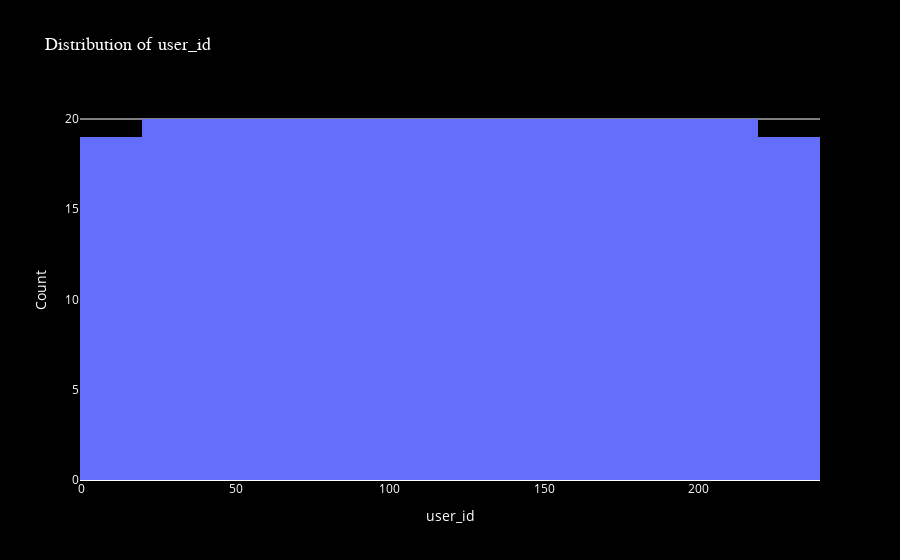
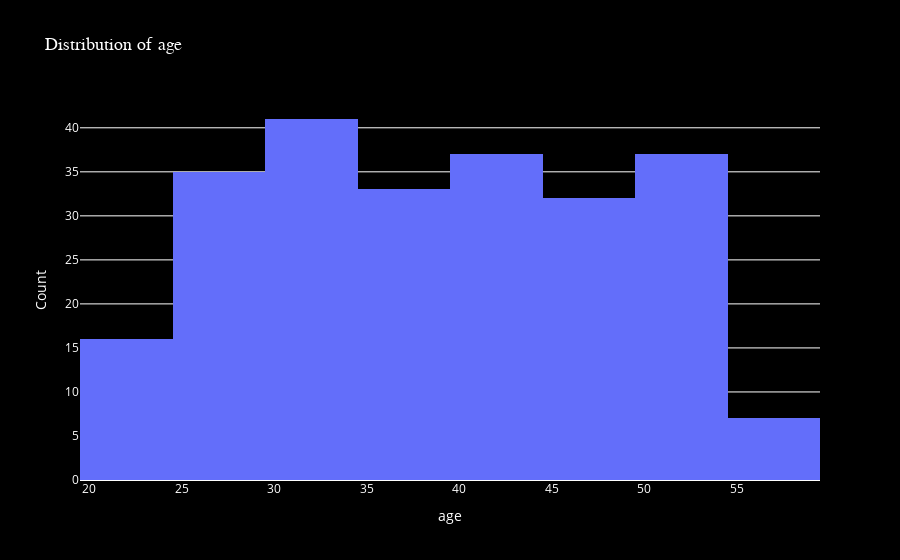
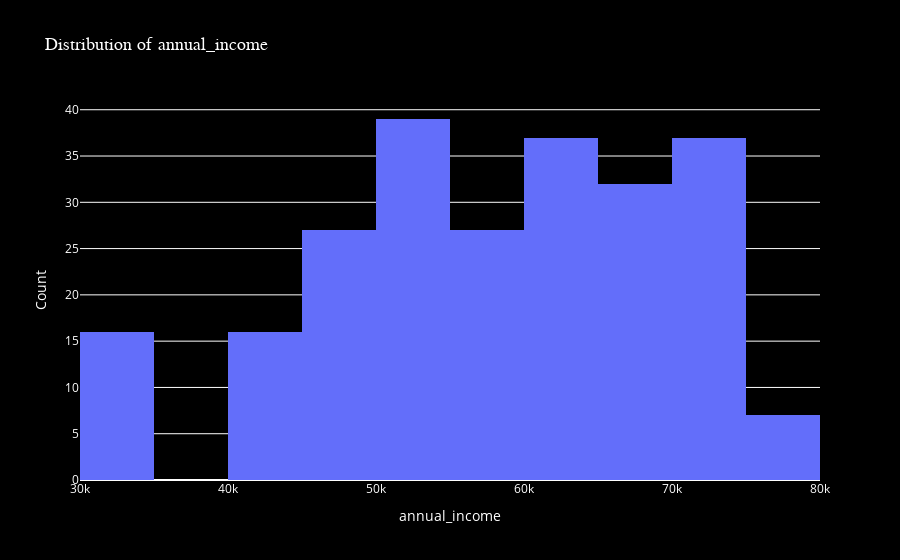
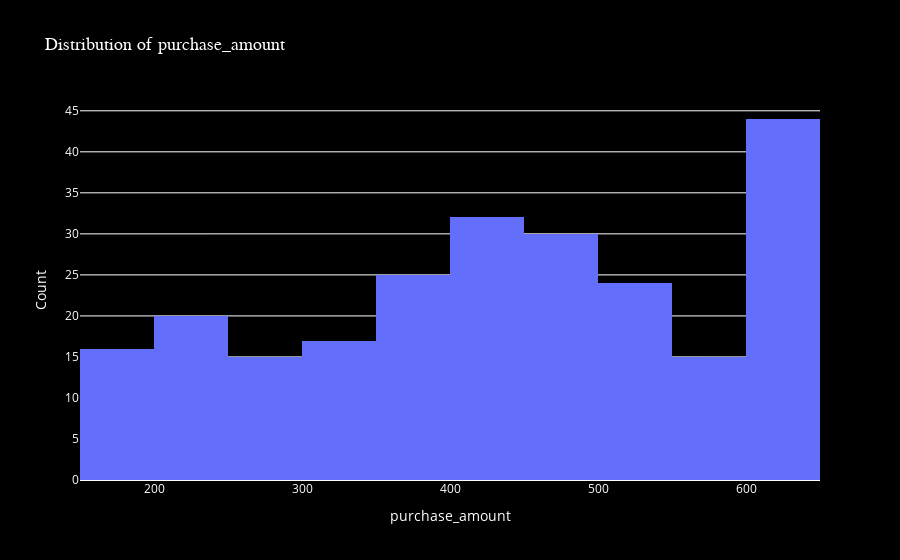

The code cell stored with these charts, in order, in its notebook:
### Code cell
import plotly.express as px
import pandas as pd

# Assuming df is already defined and contains the data

df
# Define the columns you want to plot
columns = ['user_id',
 'age',
 'annual_income',
 'purchase_amount',
 'loyalty_score',
 'region',
 'purchase_frequency']
# Iterate through each column and create a bar chart or histogram
for column in columns:
    try:
        if column not in df.columns:
            print(f"Column {column} does not exist in the DataFrame")
            continue
        
        # Check if the column is suitable for a bar chart
        if df[column].dtype == 'object' or df[column].dtype.name == 'category':
            # Count the occurrences of each unique value
            column_counts = df[column].value_counts().reset_index()
            column_counts.columns = [column, 'count']
            
            # Create a bar chart using plotly.express
            fig = px.bar(
                column_counts,
                 x=column,
                y='count',
                title=f'Distribution of {column}',
                labels={column: column, 'count': 'Count'},
                text='count'
            )
            
            # Update layout for better readability
            fig.update_layout(
                xaxis_title=column,
                yaxis_title='Count',
                paper_bgcolor='black',  # Background color of the paper
                plot_bgcolor='black',   # Background color of the plot area
                title_font=dict(size=18, family="Arial"),
                xaxis={'categoryorder': 'total descending'},
                font=dict(color='white')  # Font color for text in plots
            )
                
            
            # Show the figure
            fig.show()

        elif df[column].dtype in ['int64', 'float64']:
            # Create a histogram for numerical columns
            fig = px.histogram(
                df,
                x=column,
                title=f'Distribution of {column}',
                labels={column: column, 'count': 'Count'}
            )
            
            # Update layout for better readability
            fig.update_layout(
                xaxis_title=column,
                yaxis_title='Count',
                paper_bgcolor='black',  # Background color of the paper
                plot_bgcolor='black',   # Background color of the plot area
                title_font=dict(size=18, family="Arial"),
                font=dict(color='white')  # Font color for text in plots
            )
            
            # Show the figure
            fig.show()
    except Exception as e:
        print(f"Could not create plot for column {column}: {e}")

### Figure 1 — Plotly figure (JSON) as saved in the notebook; plotly's stock layout.template omitted (floating-point values rounded to 4 significant figures; data arrays with more than 128 entries replaced by an {"elided": "..."} marker saying what was removed)
{"data": [{"bingroup": "x", "hovertemplate": "user_id=%{x}<br>count=%{y}<extra></extra>", "legendgroup": "", "marker": {"color": "#636efa", "pattern": {"shape": ""}}, "name": "", "orientation": "v", "showlegend": false, "type": "histogram", "x": {"elided": "238 int values"}, "xaxis": "x", "yaxis": "y"}], "layout": {"barmode": "relative", "font": {"color": "white"}, "legend": {"tracegroupgap": 0}, "paper_bgcolor": "black", "plot_bgcolor": "black", "title": {"font": {"family": "Arial", "size": 18}, "text": "Distribution of user_id"}, "xaxis": {"anchor": "y", "domain": [0, 1], "title": {"text": "user_id"}}, "yaxis": {"anchor": "x", "domain": [0, 1], "title": {"text": "Count"}}}}

### Figure 2 — Plotly figure (JSON) as saved in the notebook; plotly's stock layout.template omitted (floating-point values rounded to 4 significant figures; data arrays with more than 128 entries replaced by an {"elided": "..."} marker saying what was removed)
{"data": [{"bingroup": "x", "hovertemplate": "age=%{x}<br>count=%{y}<extra></extra>", "legendgroup": "", "marker": {"color": "#636efa", "pattern": {"shape": ""}}, "name": "", "orientation": "v", "showlegend": false, "type": "histogram", "x": {"elided": "238 int values"}, "xaxis": "x", "yaxis": "y"}], "layout": {"barmode": "relative", "font": {"color": "white"}, "legend": {"tracegroupgap": 0}, "paper_bgcolor": "black", "plot_bgcolor": "black", "title": {"font": {"family": "Arial", "size": 18}, "text": "Distribution of age"}, "xaxis": {"anchor": "y", "domain": [0, 1], "title": {"text": "age"}}, "yaxis": {"anchor": "x", "domain": [0, 1], "title": {"text": "Count"}}}}

### Figure 3 — Plotly figure (JSON) as saved in the notebook; plotly's stock layout.template omitted (floating-point values rounded to 4 significant figures; data arrays with more than 128 entries replaced by an {"elided": "..."} marker saying what was removed)
{"data": [{"bingroup": "x", "hovertemplate": "annual_income=%{x}<br>count=%{y}<extra></extra>", "legendgroup": "", "marker": {"color": "#636efa", "pattern": {"shape": ""}}, "name": "", "orientation": "v", "showlegend": false, "type": "histogram", "x": {"elided": "238 int values"}, "xaxis": "x", "yaxis": "y"}], "layout": {"barmode": "relative", "font": {"color": "white"}, "legend": {"tracegroupgap": 0}, "paper_bgcolor": "black", "plot_bgcolor": "black", "title": {"font": {"family": "Arial", "size": 18}, "text": "Distribution of annual_income"}, "xaxis": {"anchor": "y", "domain": [0, 1], "title": {"text": "annual_income"}}, "yaxis": {"anchor": "x", "domain": [0, 1], "title": {"text": "Count"}}}}

### Figure 4 — Plotly figure (JSON) as saved in the notebook; plotly's stock layout.template omitted (floating-point values rounded to 4 significant figures; data arrays with more than 128 entries replaced by an {"elided": "..."} marker saying what was removed)
{"data": [{"bingroup": "x", "hovertemplate": "purchase_amount=%{x}<br>count=%{y}<extra></extra>", "legendgroup": "", "marker": {"color": "#636efa", "pattern": {"shape": ""}}, "name": "", "orientation": "v", "showlegend": false, "type": "histogram", "x": {"elided": "238 int values"}, "xaxis": "x", "yaxis": "y"}], "layout": {"barmode": "relative", "font": {"color": "white"}, "legend": {"tracegroupgap": 0}, "paper_bgcolor": "black", "plot_bgcolor": "black", "title": {"font": {"family": "Arial", "size": 18}, "text": "Distribution of purchase_amount"}, "xaxis": {"anchor": "y", "domain": [0, 1], "title": {"text": "purchase_amount"}}, "yaxis": {"anchor": "x", "domain": [0, 1], "title": {"text": "Count"}}}}
